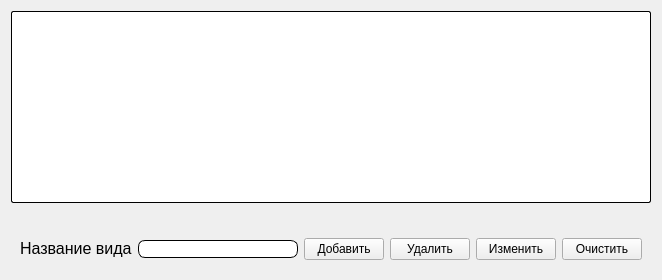
          <widget class="QWidget" name="tab_11">
           <attribute name="title">
            <string>Вид объекта</string>
           </attribute>
           <layout class="QGridLayout" name="gridLayout_14">
            <item row="0" column="0">
             <widget class="QTableWidget" name="tableWidget_4">
              <property name="styleSheet">
               <string notr="true">background-color: rgb(255, 255, 255);
border-radius: 2px;      
  border-width: 1px;      
  border-color:  black;   
  border-style: outset;
</string>
              </property>
             </widget>
            </item>
            <item row="1" column="0">
             <widget class="QWidget" name="widget_3" native="true">
              <layout class="QGridLayout" name="gridLayout_7">
               <item row="1" column="0" colspan="6">
                <spacer name="horizontalSpacer_8">
                 <property name="orientation">
                  <enum>Qt::Horizontal</enum>
                 </property>
                 <property name="sizeHint" stdset="0">
                  <size>
                   <width>622</width>
                   <height>20</height>
                  </size>
                 </property>
                </spacer>
               </item>
               <item row="2" column="4">
                <widget class="QPushButton" name="pushButton_27">
                 <property name="styleSheet">
                  <string notr="true"/>
                 </property>
                 <property name="text">
                  <string>Изменить</string>
                 </property>
                </widget>
               </item>
               <item row="2" column="2">
                <widget class="QPushButton" name="pushButton_26">
                 <property name="styleSheet">
                  <string notr="true"/>
                 </property>
                 <property name="text">
                  <string>Добавить</string>
                 </property>
                </widget>
               </item>
               <item row="2" column="0">
                <widget class="QLabel" name="label_125">
                 <property name="text">
                  <string>&lt;html&gt;&lt;head/&gt;&lt;body&gt;&lt;p&gt;&lt;span style=&quot; font-size:12pt;&quot;&gt;Название вида&lt;/span&gt;&lt;/p&gt;&lt;/body&gt;&lt;/html&gt;</string>
                 </property>
                </widget>
               </item>
               <item row="2" column="1">
                <widget class="QLineEdit" name="line31">
                 <property name="styleSheet">
                  <string notr="true">background-color: rgb(255, 255, 255);
border-radius: 7px;      
  border-width: 1px;      
  border-color:  black;   
  border-style: outset;</string>
                 </property>
                </widget>
               </item>
               <item row="2" column="5">
                <widget class="QPushButton" name="pushButton_19">
                 <property name="styleSheet">
                  <string notr="true"/>
                 </property>
                 <property name="text">
                  <string>Очистить</string>
                 </property>
                </widget>
               </item>
               <item row="2" column="3">
                <widget class="QPushButton" name="pushButton_25">
                 <property name="styleSheet">
                  <string notr="true"/>
                 </property>
                 <property name="text">
                  <string>Удалить</string>
                 </property>
                </widget>
               </item>
              </layout>
             </widget>
            </item>
           </layout>
          </widget>
